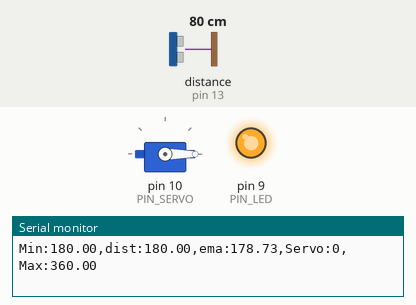
The sketch below on a simulated Arduino Uno, built with avr-gcc and run on an emulated ATmega328P. Shown: servo, output pins drawn as LEDs (lit = HIGH), the last lines printed to the serial monitor. Wiring (inferred from the names in the program): ultrasonic range finder: trigger pin 12; echo pin 13. The inputs (shaded band) are chosen by the test bench; at power-on: distance to the obstacle (sensor on pin 13) 80 cm. The echo pulse lasts 58.3 µs per cm; pins used as bus, display or sensor lines are not drawn.

Above: at 1.2 s.
1.3 s: distance to the obstacle (sensor on pin 13) set to 35 cm
At 1.45 s:
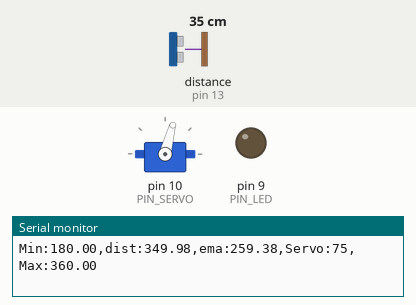
At 2.9 s:
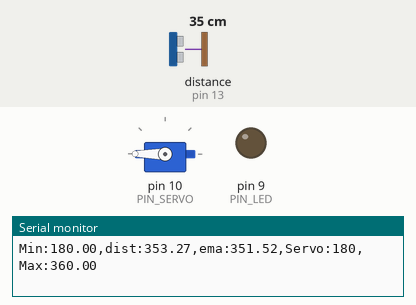
3.2 s: distance to the obstacle (sensor on pin 13) set to 2 cm
At 4.5 s:
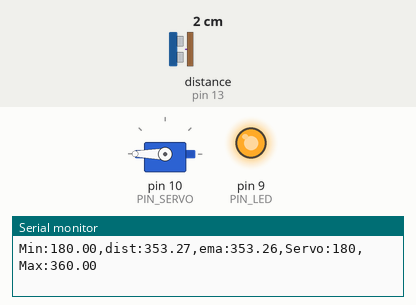
Timing chart, 0 to 6.2 s (numbered marks = the images above; inputs shaded):
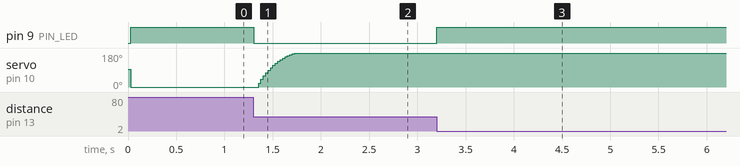

Measured:
- after the input at 1.3 s, pin 9 (PIN_LED): HIGH → LOW at once; servo on pin 10 (PIN_SERVO): moves from 0° to 180° over 0.37 s, starting after 0.05 s
- after the input at 3.2 s, pin 9 (PIN_LED): LOW → HIGH at once

The sketch:

11_example_1.ino
```cpp
#include <Servo.h>

// Arduino pin assignment
#define PIN_LED   9   // LED active-low
#define PIN_TRIG  12  // sonar sensor TRIGGER
#define PIN_ECHO  13  // sonar sensor ECHO
#define PIN_SERVO 10  // servi motor

// configurable parameters for sonar
#define SND_VEL 346.0     // sound velocity at 24 celsius degree (unit: m/sec)
#define INTERVAL 25      // sampling interval (unit: msec)
#define PULSE_DURATION 10 // ultra-sound Pulse Duration (unit: usec)
#define _DIST_MIN 180.0   // minimum distance to be measured (unit: mm)
#define _DIST_MAX 360.0   // maximum distance to be measured (unit: mm)

#define TIMEOUT ((INTERVAL / 2) * 1000.0) // maximum echo waiting time (unit: usec)
#define SCALE (0.001 * 0.5 * SND_VEL) // coefficent to convert duration to distance

#define _EMA_ALPHA 0.1    // EMA weight of new sample (range: 0 to 1)
                          // Setting EMA to 1 effectively disables EMA filter.

// Target Distance
#define _TARGET_LOW  250.0
#define _TARGET_HIGH 290.0

// duty duration for myservo.writeMicroseconds()
// NEEDS TUNING (servo by servo)

#define _DUTY_MIN 0 // servo full clockwise position (0 degree)
#define _DUTY_NEU 1500 // servo neutral position (90 degree)
#define _DUTY_MAX 3000 // servo full counterclockwise position (180 degree)

// global variables
float  dist_ema, dist_prev = _DIST_MAX; // unit: mm
unsigned long last_sampling_time;       // unit: ms

Servo myservo;

void setup() {
  // initialize GPIO pins
  pinMode(PIN_LED, OUTPUT);
  pinMode(PIN_TRIG, OUTPUT);    // sonar TRIGGER
  pinMode(PIN_ECHO, INPUT);     // sonar ECHO
  digitalWrite(PIN_TRIG, LOW);  // turn-off Sonar

  myservo.attach(PIN_SERVO);
  myservo.writeMicroseconds(_DUTY_NEU);

  // initialize USS related variables
  dist_prev = _DIST_MIN; // raw distance output from USS (unit: mm)

  // initialize serial port
  Serial.begin(57600);
}

void loop() {
  float  dist_raw;

  // wait until next sampling time.
  if (millis() < (last_sampling_time + INTERVAL))
    return;

  dist_raw = USS_measure(PIN_TRIG, PIN_ECHO); // read distance

  if ((dist_raw == 0.0) || (dist_raw > _DIST_MAX)) {
    dist_raw = dist_prev;           // Cut higher than maximum
    digitalWrite(PIN_LED, 1);       // LED OFF
  } else if (dist_raw < _DIST_MIN) {
    dist_raw = dist_prev;           // cut lower than minimum
    digitalWrite(PIN_LED, 1);       // LED OFF
  } else {    // In desired Range
    dist_prev = dist_raw;
    digitalWrite(PIN_LED, 0);       // LED ON
  }

  // Apply ema filter here
  dist_ema = _EMA_ALPHA * dist_raw + (1 - _EMA_ALPHA) * dist_ema;

  // adjust servo position according to the USS read value
  // add your code here!

  myservo.writeMicroseconds(_DUTY_MIN + (_DUTY_MAX-_DUTY_MIN)*(dist_ema-_DIST_MIN)/(_DIST_MAX-_DIST_MIN));

  dist_prev = dist_raw;


  // output the distance to the serial port
  Serial.print("Min:");    Serial.print(_DIST_MIN);
  Serial.print(",dist:");  Serial.print(dist_raw);
  Serial.print(",ema:");  Serial.print(dist_ema);
  Serial.print(",Servo:"); Serial.print(myservo.read());
  Serial.print(",Max:");   Serial.print(_DIST_MAX);
  Serial.println("");

  // update last sampling time
  last_sampling_time += INTERVAL;
}

// get a distance reading from USS. return value is in millimeter.
float USS_measure(int TRIG, int ECHO)
{
  digitalWrite(TRIG, HIGH);
  delayMicroseconds(PULSE_DURATION);
  digitalWrite(TRIG, LOW);

  return pulseIn(ECHO, HIGH, TIMEOUT) * SCALE; // unit: mm
}
```
